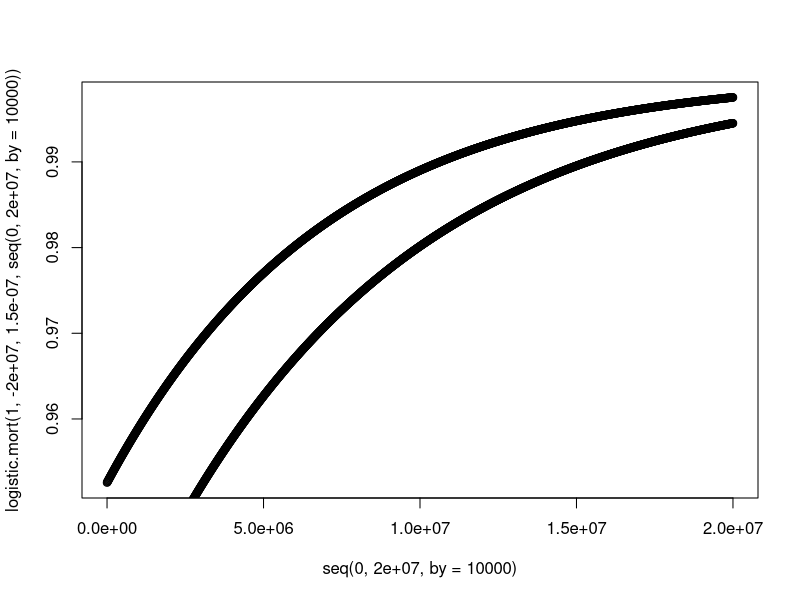
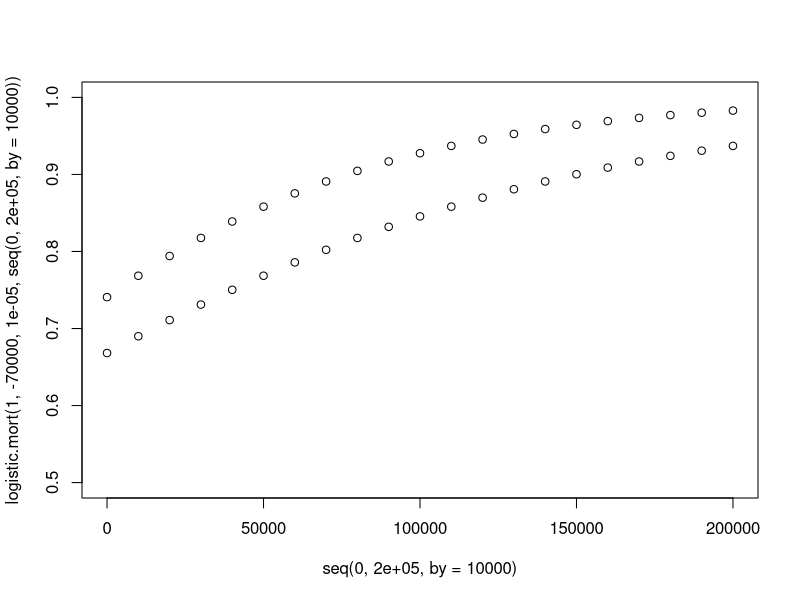

These charts were generated, in order, by the following R code:
########################@
# Functions for modeling COTS demography and dispersal -----

#   Authors: Kevin Shoemaker, Sam Matthews
#
#   28 September 2016 - Updated initializeCoTSabund to matrix form
#                     - started scripting mortality, fecundity, dispersal functions
#
#   THINGS TO DO:
#         1. Add coral cover to dispersal probabilities
#         2. Incoroporate the [chl] conditions on the dispersal path
#         3. Write function to determine Carrying Capacity for Pred Prey Dynamics
#         4. DENSITY DEPENDENCE ON FECUNDITY AND TRANSITION



###################!
# BUILD DISPERSAL MATRIX ----
###################!

# setwd(DATA_DIRECTORY)
# Coords <- PopData[,c('lon','lat')]
# coordinates(Coords) <- ~lon+lat
# Gdist <- gDistance(Coords, Coords, byid = T)
# Gdist[1:10,1:10]
# # Convert to km
# Gdist <- Gdist*100
# # Limit the distance matrix to ~500km. i.e set >500km to NA
# Gdist[Gdist>500] <- 0
# Gdist.Sp <- Matrix::Matrix(Gdist, sparse=T)
# # Convert to probability matrix where probability of dispersal is inverse of distance
# Pdist = signif(1/Gdist.Sp,3)
# Pdist.Sp <- Matrix::Matrix(Pdist, sparse=T)

###################!
# BASIC VITAL RATE AND GROWTH FUNCTIONS ----
###################!

# converts diameter (in mm) to mass (in grams)

COTS_MassFromDiam <- function(Diam){
  Mass <- signif(6.29*10^-5*Diam^2.929,3)
  return(Mass)
}


# converts female mass to total larval fecundity 

COTS_FecFromMass <- function(Mass){
  Fec <- signif(558*Mass^1.439,4)
  return(Fec)
}


###################!

###################!
# initializeCOTSabund ----
###################!
# OBJECTIVE:
#    generate an object for storing the COTS abundance in each pixel. 
# PARAMS:
#    - reefmap: raster template for the study region: NA outside of reefs, reef ID value within reefs 
#    - PopData: data frame containiing PIXEL ID's, percent reef cover and environ vriable
#    - COTSInterp: txt file containing interpolated values of COTS Manta tow, giving a value for CoTS density
#    - Year: Which year we are using as our starting values
#    - Detectability: detectability of adult CoTS from MAnata tow surveys
#    - stagenames: vector of stagenames eg J1, J2, A1
#    - nstages: number of stages
#    - nreefs: number of reefs in simulation
#    - npops: number of separate populations - initially using every reef pixel as a reef
# RETURNS:
#    - COTSabund: spatially-structured and stage-structured COTS abundance
#           COTSabund$J_1: vector representing spatially structured abundance of Juvenile stage 1 individuals
#           COTSabund$J_2: vector representing spatially structured abundance of Juvenile stage 2 individuals
#           COTSabund$A: vector representing spatially structured abundance of reproductive adult individuals
#           COTSabund$S: vector representing spatially structured abundance of senile adult individuals
#           NOTE: larvae are not considered explicitly here. 
###################!

# De'ath Calibration
df1 = data.frame(MT = c(0,0.1,0.22,1), DENS = c(0,3500,4900,11000))

MTCalib.gam = lm(DENS~sqrt(MT), data=df1)
MTCalib.gaminv = lm(sqrt(MT)~DENS, data=df1)
# plot( df1$DENS, sqrt(df1$MT))
# predict(MTCalib.gam, newdata = data.frame(MT=0.06))
# predict(MTCalib.gaminv, newdata = data.frame(DENS=2638))^2
# ggplot(df1, aes(x=MT, y=DENS)) +geom_smooth(method = "gam", formula = y ~ s(x, bs = "cs", k=1))
initializeCOTSabund <- function(data.grid, data.COTS, Year, stagenames, 
                                COTS_StableStage, npops, j){
  # browser()
  ### set NA Values in interpolation CoTS.init to 0
  data.COTS[is.na(data.COTS)] <- 0
  
  nstages <- length(stagenames)
  
  ### Set up the COTS abundance object
  COTSabund <- matrix(0,nrow=npops, ncol=nstages)
  colnames(COTSabund) <- stagenames
  
  ### Set up reference for year
  colname <- paste('COTS_', Year, sep="")
  # browser()
  preds = predict(MTCalib.gam, newdata=data.frame(MT=COTS.rsmpl[,Year-1995, j]))
  COTSabund[,'A'] <- round(ifelse(preds<0.005,0,preds),0)
  ### Update abundances based from interpolated manta tow data
  # COTSabund[,'A'] <- round(data.COTS[,colname] * (666/0.7) * (data.grid$PercentReef/100),0)   # 666 converts manta tow to 1kmx1km
  # COTSabund[,'A'] <- round(COTS.rsmpl[,1997-Year, j] * (666/0.7) * (data.grid$PercentReef/100),0) 
  COTSabund[,'J_2'] <- round(COTSabund[,'A'] * as.numeric(COTS_StableStage[2]/COTS_StableStage[3]),0)
  COTSabund[,'J_1'] <- round(COTSabund[,'A'] * as.numeric(COTS_StableStage[1]/COTS_StableStage[3]),0)
  return(COTSabund)
}

# COTSabund <- initializeCOTSabund(data.grid, data.COTS, 1995, stagenames, 
#                                  COTS_StableStage, npops, 1)

    
###################!
# CoTS_StageTransition ----
###################!
# OBJECTIVE: Transition all individuals through life stages
#    
# PARAMS: 
#     - COTSabund: Matrix of CoTS abundances for which to transition
#     - COTSmort: named Vector of natural mortality rates for each stage
#     - COTSremain: named Vector of proportions of individuals that remain in current life stage
#    
# RETURNS: 
#     - newCOTSabund: COTS abund updated after 6 month time step
#     
###################!

COTS_StageTransition <- function(COTSabund, COTSmort, COTSremain) {
  
  #Set up matrices
  newCOTSabund <- matrix(0,nrow=nrow(COTSabund), ncol=ncol(COTSabund))
  colnames(newCOTSabund) <- colnames(COTSabund)
  COTS_Mort <- matrix(0,nrow=nrow(COTSabund), ncol=ncol(COTSabund))
  colnames(COTS_Mort) <- colnames(COTSabund)
  COTS_Remain <- matrix(0,nrow=nrow(COTSabund), ncol=ncol(COTSabund))
  colnames(COTS_Remain) <- colnames(COTSabund)
  COTS_Trans <- matrix(0,nrow=nrow(COTSabund), ncol=ncol(COTSabund))
  colnames(COTS_Trans) <- colnames(COTSabund)
  
  # apply mortality
  COTS_Mort <- sweep(COTSabund,MARGIN=2,COTSmort,`*`)
  # update abundance
  # newCOTSabund <- COTSabund - COTS_Mort
  newCOTSabund <- COTSabund # this removes the mortality from this function so it is all handled in the pred prey dynamics
  
  # number of COTS remaining and transitioning for each stage based on post-mortality abundaces
  COTS_Remain <- sweep(newCOTSabund,MARGIN=2,COTSremain,`*`)
  COTS_Trans <- sweep(newCOTSabund,MARGIN=2,1-COTSremain,`*`)
  
  # update newCOTSabund
  newCOTSabund[, 'J_1'] <- round(COTS_Remain[,'J_1'],0)
  newCOTSabund[, 'J_2'] <- round(COTS_Remain[,'J_2'] + COTS_Trans[,'J_1'],0)
  newCOTSabund[, 'A'] <- round(COTS_Remain[,'A'] + COTS_Trans[,'J_2'],0)
  return(newCOTSabund)
}

# COTSabund <- COTS_StageTransition(COTSabund = initCOTS, COTSmort = COTSmort, COTSremain = COTSremain)




####################!
# CoTS_Fecundity ----
####################!
# OBJECTIVE: 1. Assume a size distribution amongst adults and then sample diameters
#            2. Convert diameter to mass 
#            3. Convert mass to eggs
#            4. Include maternal condition 
#            
#    
# PARAMS: 
#     - COTSabund: standard abundance matrix for the time step
#     - mean: mean of the size distribution of COTS adults
#     - sd: standard deviation of size distribution
#     - npops: number of pixels
#     - mat.cond: maternal condition is a function of resources on source reef
# RETURNS:
#     - TotalLarvae: Total larvae produced per pixel
#     - mat.cond: maternal condition is a function of resources on source reef
#         to be used in the dispersal/settlment fucntion
#     
###################!

COTS_Fecundity <- function(COTSabund, mean, sd, npops, SR) {
    
  ### Intitialize matrix to store total eggs
  COTS_Eggs <- vector(mode = "numeric", length = npops)
    for (r in 1:npops) {
        Sizes <- rnorm(COTSabund[r,'A']*(10-SR)/10, mean, sd)
        Sizes[Sizes<0] = 0
        COTS_Eggs[r] <- sum(COTS_FecFromMass(COTS_MassFromDiam(Sizes)))
    }
    return(COTS_Eggs)
}

COTSPCF = function (npops, SexRatio) {
  COTSabund = matrix(NA, nrow=npops, ncol=3)
  COTSabund[,3] = seq(1,100000, length.out = npops)
  colnames(COTSabund) = stagenames
  nEggs <- COTS_Fecundity(COTSabund, 250, 70, SR = SexRatio, npops=npops)
  avgPCF = mean(nEggs[-1]/COTSabund[,'A'][-1])
  sdPCF = sd(nEggs[-1]/COTSabund[,'A'][-1])
  return(c(avgPCF,sdPCF))
}



COTS_Fecundity.PCF = function(COTSabund, PCFParams, SexRatio) {
  nEggs = COTSabund[,'A']*rnorm(1, PCFParams[1], PCFParams[2])*((10-SexRatio)/10)
  #nEggs.Pois = vector("numeric", length = npops)
  #for (i in 1:length(nEggs)){
   # nEggs.Pois[2] = rpois(1,1e10)
  #}
  return(nEggs)
}

# nEggs = COTS_Fecundity.PCF(COTSabund, PCFParams, SexRatio=5)

###################!
# CoTS_Fertilisation ----
###################!
# OBJECTIVE: Determine the fertilisation success(%) at different densities of COTS (between 0-150,000)
#    
# PARAMS:
#     - nLarvae: vector of number of larvae produced for each pixel
#     - SexRatio: integer from 1:9 indicating the male:female sex ratio ie
#     -   1 = 0.1M:0.9F
#    
# RETURNS:
#     - 
#     
###################!

COTS_Fertilisation = function(nEggs, nCOTS, SexRatio, FvDParams) {
  # Von Bertanlanffy Growth = Proportion of Eggs fertilised
  # browser()
  fEggs = FvDParams[SexRatio,"Linf"] * (1 - exp(-FvDParams[SexRatio,"K"] * (nCOTS - FvDParams[SexRatio,"t0"])))
  nLarvae = nEggs * fEggs
  return(nLarvae)
}

# nLarvae = COTS_Fertilisation(nEggs = nEggs, nCOTS = COTSabund[,'A'], SexRatio =5, FvDParams = FvDParams)
# range(nLarvae, na.rm = T)
##### PRODUCING NEGATIVE LARVAE



###################!


##############!
# CoTS_Dispersal ----
#############!  
# OBJECTIVE: Disperse larvae throughout the system based on the coralcover (maternal
#             condition), a connectivity matrix, and a vector containing self recruitment
# PARAMS: 
#   - ConnMat: 16035x16035 connectivity matrix
#   - SelfRecruit: 16035 vector containing estimates of self recruitment
#   - CoralCover: 16035 vector containing coral cover for the preceding year to determine
#               the maternal condition (needs to be looked into further)
# RETURNS: 
#   - LarveMax: 16035 vector containing the maximum larve received by each reef
  
# SelfRecruit = rep(0.1, npops)
# Pdist[Pdist==Inf] = 1
# Pdist.test = Pdist[1:1000, 1:1000]  

CoTS_Dispersal <- function(ConnMat, COTSabund, nLarvae, CoralCover, Pred, npops){
  # PsuedoCode:
  # 1. Loop through every population of fertilised eggs
  # 2. Discard 80% of eggs, then distribute the remainder as a function of distance
  # 3. Multiply nLarvae * connectivity probabilities to get larvae max
  # 5. Determine path of larvae to estimate survival (leave this for now)
  # 4. add vector of larvae produced to COTSabund
  # browser()
  nLarvae = ifelse(nLarvae < 0 , 0, nLarvae) ### FIx this
  nLarvae = as.matrix((1-Pred)*nLarvae) # assume 80% lost to the sea
  row.names(nLarvae) = data.grid$REEF_NAME
  nLarvae_Reef = rowsum(nLarvae, row.names(nLarvae), reorder = F) 
  nArriving_Reef = ConnMat
  nArriving_Reef[nArriving_Reef > 0] = 0
  
  for (i in 1:length(nLarvae_Reef)) {
    nArriving_Reef[i,] = signif(nLarvae_Reef[i]*(ConnMat[i,]),3)
  }
  nArriving_Reef = base::colSums(nArriving_Reef, na.rm = T) # create total juveniles arriving at a reef
  nArriving_Reef_PerPix = nArriving_Reef/Pixels$Pixels
  names(nArriving_Reef_PerPix) = colnames(ConnMat)
  match(data.grid$REEF_NAME, colnames(ConnMat))
  nArriving = nArriving_Reef_PerPix[match(data.grid$REEF_NAME, colnames(ConnMat))]
  COTSabund[,'J_1'] = COTSabund[,'J_1'] + nArriving # add these to our abundance
  # need to add a line that increases survival based on maternal resources
  return(COTSabund)
}

# COTSabund.t1 = CoTS_Dispersal(ConnMat = COTS.ConnMat, COTSabund = COTSabund, npops=npops,
#                               nLarvae=nLarvae, Pred=0.80)


##############!
# CoTS_Dispersal_Conn ----
#############!  
# OBJECTIVE: Disperse larvae throughout the system based on the connectivity matrix, 
# PARAMS: 
#   - ConnMat: 3806x3806 connectivity matrix
#   - COTSabund: 15928 x 3 matrix containing COTS abundances from current timestep
#   - CoralCover: 15928 vector containing coral cover for the current year to determine
#               the maternal condition (needs to be looked into further)
# RETURNS: 
#   - COTSabund: updated 15928 x 3 matrix containing COTS abundances from current timestep

# START HERE ----

CoTS_Dispersal_Conn <- function(COTSConnMat, COTSabund, nLarvae, CoralCover, Loss, npops){
  # PsuedoCode:
  # 1. Loop through every population of fertilised eggs
  # 2. Sum eggs up to reef level
  # 3. Multiply nLarvae * connectivity probabilities to get larvae ditributed to each reef
  # 5. Split up larve to each of the cells within the reef based on coral percentage
  # 4. add vector of larvae produced to COTSabund
  # browser()
  nLarvae = (1-Loss)*nLarvae # assume 80% lost to the sea
  nArriving = matrix(nrow=npops, ncol=npops)
  for (i in 1:npops) {
    nArriving[i,] = signif(nLarvae[i]*(ConnMat[i,]/sum(ConnMat[i,])),3)
  }
  nArriving = base::colSums(nArriving, na.rm = T) # create total juveniles arriving
  COTSabund[,'J_1'] = COTSabund[,'J_1'] + nArriving # add these to our abundance
  # need to add a line that increases survival based on maternal resources
  return(COTSabund)
}



##############!
# doCOTSDispersal ----
#############! 

# This is the master fucntion that incorporates the above functions

doCOTSDispersal = function(season, COTSabund, CoralCover, SexRatio, ConnMat, PCFParams, Pred, 
                           FvDParams, Fbase, CCRatioThresh, Year, data.chl, data.chl.resid, j, selfseed){
  # browser()
  COTSabund = COTSabund
  b = (1-Fbase)/CCRatioThresh # Make Ratio a parameter for tuning
  
  COTSMT = predict(MTCalib.gaminv, newdata=data.frame(DENS=COTSabund[,3]))^2
  COTSMT = ifelse(COTSMT <0.00001, 0,COTSMT)
  Ratio = (CoralCover*data.grid$PercentReef/100)/COTSMT # Do i need % Reef here?
  if (season=="summer"){
    # Per Capita Fecundity
    nEggs = COTSabund[,'A']*rnorm(1, PCFParams[1], PCFParams[2])*((10-SexRatio)/10)
    # Add in density dependent fecundity
    nEggs[which(Ratio<CCRatioThresh)] = (nEggs*(Fbase + (b*Ratio)))[which(Ratio<CCRatioThresh)]
    # Fertilisation by Density
    fEggs = FvDParams["Linf"] * (1 - exp(-FvDParams["K"] * (COTSabund[,'A'] - FvDParams["t0"])))
    nLarvae = round(nEggs * fEggs,0)
    # Do Dispersal ----
    nLarvae = ifelse(nLarvae < 0 , 0, nLarvae) ### FIx this
    nLarvae = round(as.matrix((1-Pred)*nLarvae),0) # assume 98% Larval Predation
    
    # Add in Chlorophyll relationship for survival
    chl = data.Chl[,as.character(Year)] + data.chl.resid[,(Year-1990+1),j]
    chl = ifelse(chl<0,0,chl)
    surv.pred = inv.logit(predict(chl.lm, newdata = data.frame(chl=chl)))
    
    nLarvae = nLarvae*surv.pred
    # Add in Larval Nutrition at home reef
    
    row.names(nLarvae) = data.grid$REEF_NAME
    nLarvae_Reef = rowsum(nLarvae, row.names(nLarvae), reorder = F) 
    nArriving_Reef = ConnMat
    nArriving_Reef[nArriving_Reef > 0] = 0
    
    for (i in 1:length(nLarvae_Reef)) {
      nArriving_Reef[i,] = round(nLarvae_Reef[i]*(ConnMat[i,]),0)
    }
    # browser()
    diag(nArriving_Reef) = diag(nArriving_Reef)*selfseed
    nArriving_Reef = base::colSums(nArriving_Reef, na.rm = T) # create total juveniles arriving at a reef
    nArriving_Reef_PerPix = round(nArriving_Reef/Pixels$Pixels,0)
    names(nArriving_Reef_PerPix) = colnames(ConnMat)
    # match(data.grid$REEF_NAME, colnames(ConnMat))
    nArriving = nArriving_Reef_PerPix[match(data.grid$REEF_NAME, colnames(ConnMat))]
    # Add in Larval Nurtrition at destination reef
    
    COTSabund[,'J_1'] = COTSabund[,'J_1'] + nArriving # add these to our abundance
   
  }
  return(COTSabund)
}


# test.winter = doCOTSDispersal("winter", initCOTS, SR=5, ConnMat = Pdist.test)

##############!
# doCOTSdemography ----
#############! 

# This is the master fucntion that incorporates the above functions
doCOTSDemography = function(season, COTSabund, COTSmort, COTSremain){
  newCOTSabund = COTSabund
  if (season=="winter"){ 
    #Set up matrices
    newCOTSabund <- matrix(0,nrow=nrow(COTSabund), ncol=ncol(COTSabund))
    colnames(newCOTSabund) <- colnames(COTSabund)
    COTS_Mort <- matrix(0,nrow=nrow(COTSabund), ncol=ncol(COTSabund))
    colnames(COTS_Mort) <- colnames(COTSabund)
    COTS_Remain <- matrix(0,nrow=nrow(COTSabund), ncol=ncol(COTSabund))
    colnames(COTS_Remain) <- colnames(COTSabund)
    COTS_Trans <- matrix(0,nrow=nrow(COTSabund), ncol=ncol(COTSabund))
    colnames(COTS_Trans) <- colnames(COTSabund)
    
    # apply mortality
    # COTS_Mort <- sweep(COTSabund,MARGIN=2,COTSmort,`*`)
    # update abundance
    newCOTSabund <- COTSabund - COTS_Mort
    
    # number of COTS remaining and transitioning for each stage based on post-mortality abundaces
    COTS_Remain <- sweep(newCOTSabund,MARGIN=2,COTSremain,`*`)
    COTS_Trans <- sweep(newCOTSabund,MARGIN=2,1-COTSremain,`*`)
    
    # update newCOTSabund
    newCOTSabund[, 'J_1'] <- round(COTS_Remain[,'J_1'],0)
    newCOTSabund[, 'J_2'] <- round(COTS_Remain[,'J_2'] + COTS_Trans[,'J_1'],0)
    newCOTSabund[, 'A'] <- round(COTS_Remain[,'A'] + COTS_Trans[,'J_2'],0)
  }
  return(newCOTSabund)
}

# test.summer = doCOTSDemography("summer", initCOTS)
# test.winter = doCOTSDemography("winter", initCOTS)





####################!
# doCoralConsumption ----
####################!
# OBJECTIVE:
#    - Determine the percentage Coral Cover consumed 
# PARAMS:
#    - season: "su,,er, or "winter" to determine the leve of coral consumption
#    - COTSabund: spatially-structured and stage-structured COTS abundance
#    - CoralCover: Spatially structured coral cover
# RETURNS:
#    - CoralCover: Spatially structured coral cover
###################!


doCoralConsumption = function(season, COTSabund, CoralCover, ConsRate, COTSfromCoralModel, Cbase, CMax, CCRatioThresh) {
  if (COTSfromCoralModel==T) {
    CRemaining = CoralCover
    CChange = rep(0, length(CoralCover))
  } else {
  #browser() 
  COTSMT = predict(MTCalib.gaminv, newdata=data.frame(DENS=COTSabund[,3]))^2
  COTSMT = ifelse(COTSMT <0.00001, 0,COTSMT)
  Ratio = (CoralCover*data.grid$PercentReef/100)/COTSMT
  b = (1-Cbase)/CCRatioThresh
  #######STARRT HERE!!!!!!!!!!!!!!!!
  ConsRate.D = rep(CMax, length(CoralCover))
  ConsRate.D[which(Ratio<CCRatioThresh)] = (CMax*(Cbase + (b*Ratio)))[which(Ratio<CCRatioThresh)]
  if (season =="summer") {
    # browser()
    #CoralCover= Results[(Results$Year==year-1) & (Results$Season=="winter"),"CoralCover"]
    CAvailable = (CoralCover*data.grid$PercentReef/10000)*1e6*1e4 # in cm2
    # Do I want consumption to be density related?
    #CConsumed = ConsRate[,1]*COTSabund[,"A"]*182
    CConsumed = ConsRate.D*COTSabund[,"A"]*182
    CRemaining=((CAvailable-CConsumed)/1e10)*(10000/data.grid$PercentReef)
    CChange = CRemaining-CoralCover
    CRemaining[CRemaining < 0.5] <- 0.5
  } 
  if (season =="winter") {
    #CoralCover= Results[(Results$Year==year) & (Results$Season=="summer"),"CoralCover"]
    CAvailable = (CoralCover*data.grid$PercentReef/10000)*1e6*1e4 # in cm2
    # CConsumed = ConsRate[,2]*COTSabund[,"A"]*182
    CConsumed = ConsRate.D*COTSabund[,"A"]*182
    CRemaining=((CAvailable-CConsumed)/1e10)*(10000/data.grid$PercentReef)
    CChange = CRemaining-CoralCover
    CRemaining[CRemaining < 0.5] <- 0.5
  }
  }
  return(cbind(CRemaining, CChange))
}

# CoralCover = doCoralConsumption("winter", COTSabund = COTSabund, CoralCover = CoralCover[1:1000])


####################!
# doPredPreyDynamics ----
####################!
# OBJECTIVE:
#    - Restrict adult survival using Lotka Volterra Dynamics 
# PARAMS:
#    - season: "summer, or "winter" to determine the leve of coral consumption
#    - COTSabund: spatially-structured and stage-structured COTS abundance
#    - CoralCover: Spatially structured coral cover
# RETURNS:
#    - CoTS abund: spatially-structured and stage-structured COTS abundance
###################!

setCarryingCapacity = function(npops) {
  # browser()
  data.grid=data.grid[1:npops,]
  CC.10=rep(10,npops)
  # Calculate percent growth
  MinG.10 = doCoralGrowth(CC.10, B0=data.grid$pred.b0.mean[1:npops], WQ[1:npops], HC.asym = data.grid$pred.HCmax.mean[1:npops])[,2]
  # Number of COTS sustaianble at this level
  ConsRate = 250 # coral consumption rate
  CAvailable = (MinG.10*data.grid$PercentReef/10000)*1e6*1e4 # in cm2
  MinK.10A = CAvailable/(ConsRate*365)
  MinK.10J1 = MinK.10A*COTS_StableStage[1]/COTS_StableStage[3]
  MinK.10J2 = MinK.10A*COTS_StableStage[2]/COTS_StableStage[3]
  MinK.10 = as.matrix(cbind(MinK.10J1, MinK.10J2, MinK.10A)) ##THERE IS AN ISSUE WITH THE MAGNITUDE OF COTS CARRYING CAPACITY
  
  CC.0.5=rep(0.5,npops)
  # Calculate percent growth
  MinG.0.5 = doCoralGrowth(CC.0.5, B0=data.grid$pred.b0.mean[1:npops], WQ[1:npops], HC.asym = data.grid$pred.HCmax.mean[1:npops])[,2]
  # Number of COTS sustaianble at this level
  ConsRate = 250 # coral consumption rate
  CAvailable = (MinG.0.5*data.grid$PercentReef/10000)*1e6*1e4 # in cm2
  MinK.0.5A = CAvailable/(ConsRate*365)
  MinK.0.5J1 = MinK.0.5A*COTS_StableStage[1]/COTS_StableStage[3]
  MinK.0.5J2 = MinK.0.5A*COTS_StableStage[2]/COTS_StableStage[3]
  MinK.0.5 = as.matrix(cbind(MinK.0.5J1, MinK.0.5J2, MinK.0.5A))
return(list=c(as.data.frame(MinK.0.5), data.frame(MinK.10)))
}


CoralCOTSMort = function(p,CoralCover) {
  (1 - (p*CoralCover/(10+CoralCover)))
}
# logistic.mort = function(phi1, phi2,phi3, x) {
# y <-phi1/(1+exp(-(phi2+phi3*x)))
# return(y)
# }
logistic.mort = function(phi1, phi2,phi3, x) {
  y <-phi1/(1+exp(-phi3*(x-phi2)))
  return(y)
}
# threshdf = data.frame(MT = c(0.22,1,3,6,10,20),
#                       A=predict(MTCalib.gam, newdata=data.frame(MT=c(0.22,1,3,6,10,20))),
#                       J2 = predict(MTCalib.gam, newdata=data.frame(MT=c(0.22,1,3,6,10,20)))*COTS_StableStage[2]/COTS_StableStage[3],
#                       J1 = predict(MTCalib.gam, newdata=data.frame(MT=c(0.22,1,3,6,10,20)))*COTS_StableStage[1]/COTS_StableStage[3])
# COTS_StableStage
plot(seq(0,20000000, by=10000), logistic.mort(1, -2e7, 0.00000015, seq(0,20000000, by=10000)))
points(seq(0,20000000, by=10000), logistic.mort(1, -2e7, 0.00000013, seq(0,20000000, by=10000)))
plot(seq(0,200000, by=10000), logistic.mort(1, -0.7e5, 0.00001, seq(0,200000, by=10000)), ylim=c(0.5,1))
points(seq(0,200000, by=10000), logistic.mort(1, -0.7e5, 0.000015, seq(0,200000, by=10000)))
# points(seq(0,200000, by=10000), logistic.mort(1, 0.4, 0.000005, seq(0,200000, by=10000)))
# plot(CoralCOTSMort(0.2,seq(0,100, 1)))


doPredPreyDynamics = function(COTSabund, CoralCover, Crash, CCRatioThresh, CCRatioThresh2, maxmort, J2M, J1M, J2R, J1R, season, COTSmort) {
  # Implement ratio dependent mortality on Adults and J_2
  if (season=="winter") {
  # for (i in 1:(length(WhichPopCrash)-1)){
  #   WhichPopCrash[[i+1]] = WhichPopCrash[[i]]
  # }
  # browser()
  b = (COTSmort[3]-1)/(CCRatioThresh-CCRatioThresh2) # Make Ratio a parameter for tuning
  b2 = (COTSmort[2]-1)/(CCRatioThresh-CCRatioThresh2)
  b3 = (COTSmort[1]-1)/(CCRatioThresh-CCRatioThresh2)
  COTSMT = predict(MTCalib.gaminv, newdata=data.frame(DENS=COTSabund[,3]))^2
  COTSMT = ifelse(COTSMT <0.001, 0,COTSMT)
  Ratio = (CoralCover*data.grid$PercentReef/100)/COTSMT
  J2Mort = logistic.mort(1, J2M, J2R, COTSabund[,2])
  J1Mort = logistic.mort(1, J1M, J1R, COTSabund[,1])
  # WhichPopCrash[[1]] = which(Ratio<CCRatioThresh2) # find pops to crash
  # COTSabund[WhichPopCrash[[1]],2:3] = COTSabund[WhichPopCrash[[1]],2:3]*(1-maxmort)
  COTSabund[,"A"][which(Ratio<CCRatioThresh2)] = round((COTSabund[,"A"]*(1-maxmort))[which(Ratio<CCRatioThresh2)],0)
  COTSabund[,"A"][which(Ratio<CCRatioThresh & Ratio >= CCRatioThresh2)] = 
    round((COTSabund[,"A"]*(1 + (b*Ratio)))[which(Ratio<CCRatioThresh & Ratio >= CCRatioThresh2)],0)
  COTSabund[,"A"][which(Ratio>=CCRatioThresh)] = round((COTSabund[,"A"]*(1-COTSmort[3]))[which(Ratio>=CCRatioThresh)],0)
  COTSabund[,"J_2"] = COTSabund[,"J_2"]*(1-J2Mort)
  COTSabund[,"J_1"] = COTSabund[,"J_1"]*(1-J1Mort)
  COTSabund[,"J_2"][which(Ratio<CCRatioThresh2)] = round((COTSabund[,"J_2"]*(1-maxmort))[which(Ratio<CCRatioThresh2)],0)
  # COTSabund[,"J_2"][which(Ratio<CCRatioThresh & Ratio >= CCRatioThresh2)] = 
  #   round((COTSabund[,"J_2"]*(1 + (b2*Ratio)))[which(Ratio<CCRatioThresh & Ratio >= CCRatioThresh2)],0)
  # COTSabund[,"J_2"][which(Ratio>=CCRatioThresh)] = round((COTSabund[,"J_2"]*(1-COTSmort[2]))[which(Ratio>=CCRatioThresh)],0)
  COTSabund[,"J_1"][which(Ratio<CCRatioThresh2)] = round((COTSabund[,"J_1"]*(1-maxmort))[which(Ratio<CCRatioThresh2)],0)
  # COTSabund[,"J_1"][which(Ratio<CCRatioThresh & Ratio >= CCRatioThresh2)] =
  #   round((COTSabund[,"J_1"]*(1 + (b3*Ratio)))[which(Ratio<CCRatioThresh & Ratio >= CCRatioThresh2)],0)
  # COTSabund[,"J_1"][which(Ratio>=CCRatioThresh)] = round((COTSabund[,"J_1"]*(1-COTSmort[1]))[which(Ratio>=CCRatioThresh)],0)
  }
  # COTS.m.CC = (1 - (p*CoralCover/(10+CoralCover)))
  # COTSabund[,"A"] = COTSabund[,"A"]*exp(-COTS.m.CC*COTSmort[3])
  # COTSabund[,"J_2"] = COTSabund[,"J_2"]*exp(-COTS.m.CC*COTSmort[2])
  # COTSabund[,"J_1"] = COTSabund[,"J_1"]*exp(-COTS.m.CC*COTSmort[1])
  return(COTSabund)
} 

# Exponential Model of NAtural Mortality for Juveniles Keesing and Halford ----
# df = data.frame(size = c(1,3,5), M = c(6.5,1.24,0.45))
# mortlm = lm(log(M)~size, df)
# juv_growth = function(days){
#   7.08*exp(0.0045*days) - 6.60
# }
# size = juv_growth(1:365)
# mort = exp(predict(mortlm,newdata = data.frame(size = size))) + 0.13 # 0.13 is fish pred
# 
# mortdf = data.frame(Day = 1:365, size = size, mort = 1 -(mort/100))
# prod(mortdf$mort)

# Results[(Results$Year==1999),"CoralCover"] = rep(2,6000)
# 
# CoralCovertest = rep(2,6000)
# doPredPreyDynamics("summer", 2000, Results = Results, K=K, COTSabund = COTSabund, CoralCover = CoralCovertest )


#### Do Coral Distrubance ----
doCoralDisturbance = function (i, j, season, CoralCover, COTSfromCoralModel = F, 
                               storms.rsmpl, B.STORMS, WQ_Cyclone, 
                               COTS.rsmpl, B.COTS, WQ_CoTS,
                               bleaching.rsmpl, B.BLEACHING, WQ_bleach,
                               disease.rsmpl, B.DISEASE, unknown.rsmpl, B.UNKNOWN) {
  CoralCover = log(CoralCover)
  if (season =="summer"){
    # browser()
    ### Apply disturbances (bleaching, CoTS, disease, storms) in year 1994+i (starting from 1996)
    storms.rsmpl[,i,j][WQ > (-1)*B.STORMS[j]/WQ_Cyclone[1]] <- 0
    CoralCover[storms.rsmpl[,i,j]>0] <- CoralCover[storms.rsmpl[,i,j]>0] + 
      storms.rsmpl[,i,j][storms.rsmpl[,i,j]>0] * (B.STORMS[j] + WQ[storms.rsmpl[,i,j]>0] * WQ_Cyclone[1])
    if (COTSfromCoralModel == TRUE) {
      CoralCover[COTS.rsmpl[,i,j]>0] <- CoralCover[COTS.rsmpl[,i,j]>0] +
        COTS.rsmpl[,i,j][COTS.rsmpl[,i,j]>0] * (B.COTS[j] + WQ[COTS.rsmpl[,i,j]>0] * WQ_CoTS[1])
    }
    CoralCover[bleaching.rsmpl[,i,j]>0] <- CoralCover[bleaching.rsmpl[,i,j]>0] + 
      bleaching.rsmpl[,i,j][bleaching.rsmpl[,i,j]>0] * (B.BLEACHING[j] + WQ[bleaching.rsmpl[,i,j]>0] * WQ_bleach[1])
    CoralCover[disease.rsmpl[,i,j]>0] <- CoralCover[disease.rsmpl[,i,j]>0] + B.DISEASE[j] 
    CoralCover[unknown.rsmpl[,i,j]>0] <- CoralCover[unknown.rsmpl[,i,j]>0] + B.UNKNOWN[j] 
    CoralCover[CoralCover < log(0.1)] <- log(0.1) # sets minimal value to 10% (as 0% does not allow for recovery. 10% is the minimum HC cover observed in the LTMP data)
    # CoralCover <- b0 + (1 - b1)* CoralCover
  }
  return(exp(CoralCover))
  ### Store results
  #res[,year,j] <- exp(CoralCover)
  
}

doCoralGrowth = function(season, CoralCover, b0, b1) {
  if(season == "summer") {
    # b0.wq <- B0 + WQ * rnorm(length(WQ), mean=WQ.mn.sd[1], sd=WQ.mn.sd[2])
    # b1.wq <- b0.wq / log(HC.asym)
    CoralCover <- log(CoralCover)
    # CoralCover.t1 <- b0.wq + (1 - b1.wq)*CoralCover
    CoralCover.t1 = b0 + (1 - b1)*CoralCover
    return(cbind(CoralCover=exp(CoralCover.t1), CoralGrowth=(exp(CoralCover.t1)-exp(CoralCover))))
  }
  return(cbind(CoralCover=CoralCover, CoralGrowth=NA))
}

# doCoralGrowth("winter", 35,0.92,0.25)

####################
### COTS SANDBOX: for testing, etc.
####################
# 
#   
# 
# (CoralCover = CoralCoverParams$HCINI[,1][1:10])
# doCoralConsumption(1996,"summer",  COTSabund, CoralCover)
# doCoralConsumption(1996,"winter",  COTSabund, CoralCover)
# 
# 
#   
# # Step 1 - Create Geographic Distance Matrix
# # Step 2 - Convert to Sparse
#   
#   #############
#   # Build Dispersal Matrix (Pdist)----
#   
#   # Import coords of all of our sites ..NB for now this is the Env_Data
#   # setwd(DATA_DIRECTORY)
#   # Gdist <- load("Reefs.csv", header = TRUE) 
#   # Coords <- PopData[,c('lon','lat')]
#   # coordinates(Coords) <- ~lon+lat
#   # Gdist <- gDistance(Coords, Coords, byid = T)
#   
#   
#   # Convert to km
#   Gdist <- Gdist*100
#   
#   # Limit the distance matrix to ~500km. i.e set >500km to NA
#   Gdist[Gdist>500] <- 0
#   Gdist.Sp <- Matrix::Matrix(Gdist, sparse=T)
#   Gdist.Sp[1:10,1:10]
#   
#   #function to ignore NA's when summing
#   plus <- function(x) {
#     if(all(is.na(x))){
#       c(x[0],NA)} else {
#         sum(x,na.rm = TRUE)}
#   }
#   # Assume probability to be the inverse of distance --> need cumulative distrubtion function
#   Pdist <- apply(Gdist.Sp[1:10,1:10], 2, function(x) ((1/x)/plus(1/x))) 
#   signif(1/Gdist.Sp[1:10,1:10],3)
#   
#   
# 
#   
#     
# # ----------------------------------------------------   
# 
# x = matrix(rnorm(20), ncol=4)
# rownames(x) = paste("X", 1:nrow(x), sep=".")
# y = matrix(rnorm(12), ncol=4)
# rownames(y) = paste("Y", 1:nrow(y), sep=".")
# 
# 
# #find geographic distances between all sites
# 
# Pop1 <- PopData
# coordinates(Pop1) <- ~x+y
# Gdist <- gDistance(Pop1, Pop1, byid = T)
# 
# Gdist[1:10,1:10]
# # scale geographic distances between 0-1
# 
# # 1/((1-GDistNorm) - 0.5)
# 
# 
# m <- matrix(1, 3,3)
# v <- 1:3
# m*v
   ## build a very rough population transition matrix...

#  typical reproductive female is 300 mm in diameter

# Mass <- COTS_MassFromDiam(300)    # 1132 grams
# Fec <- COTS_FecFromMass(Mass)     # each female produces approx 14 million larvae!
# 
#   # assume that maybe 0.0001 of these larvae establish on a reef
# Fec <- Fec*0.0001
# 
# TransMat <- matrix(c(0,0.03,0,0,0,0,0.2,0,Fec/2,0,0.3,0.1,Fec/(2*6),0,0,0.6),nrow=4)
# 
# loadPackage("popbio")
# library(popbio)
# lambda(TransMat)         # strong positive growth rate: 3.57
# stable.stage(TransMat)   #stable age distribution

#### take away: stable stage distribution is heavily biased towards juveniles

# ##### Testing VBG ----
# 
# VBG.Models[[1]]
# 
# fert <- FvD[[7]][[2]][,2]
# dens <- FvD[[7]][[2]][,1]
# rm(dens, fert)
# head(FvD[[1]][[2]])
# 
# theta <- c(1, 0.1, 0.1)
# 
# out7 <- optim(theta, fn = SSQ, method = "BFGS", dens = na.omit(dens), fert=fert, hessian = TRUE)
# out7$par

